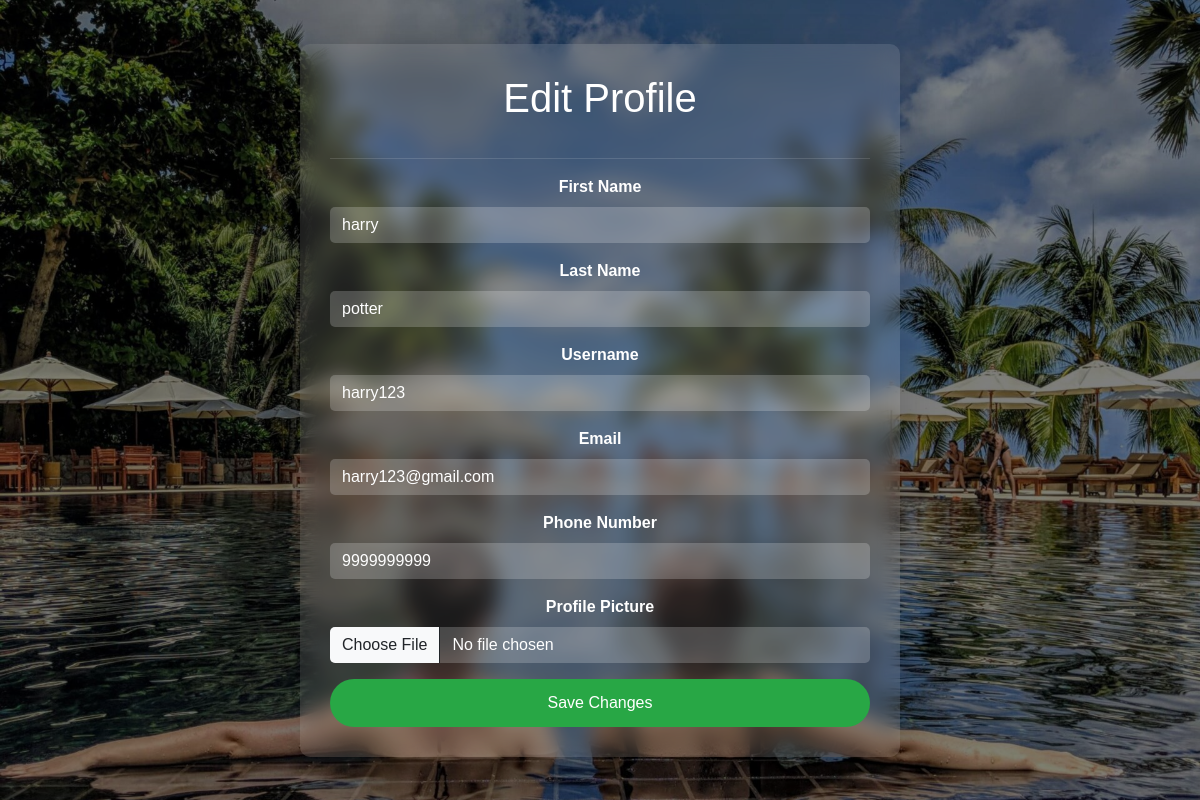
The page /accounts/edit_profile/ (signed in) on the database as committed earlier.
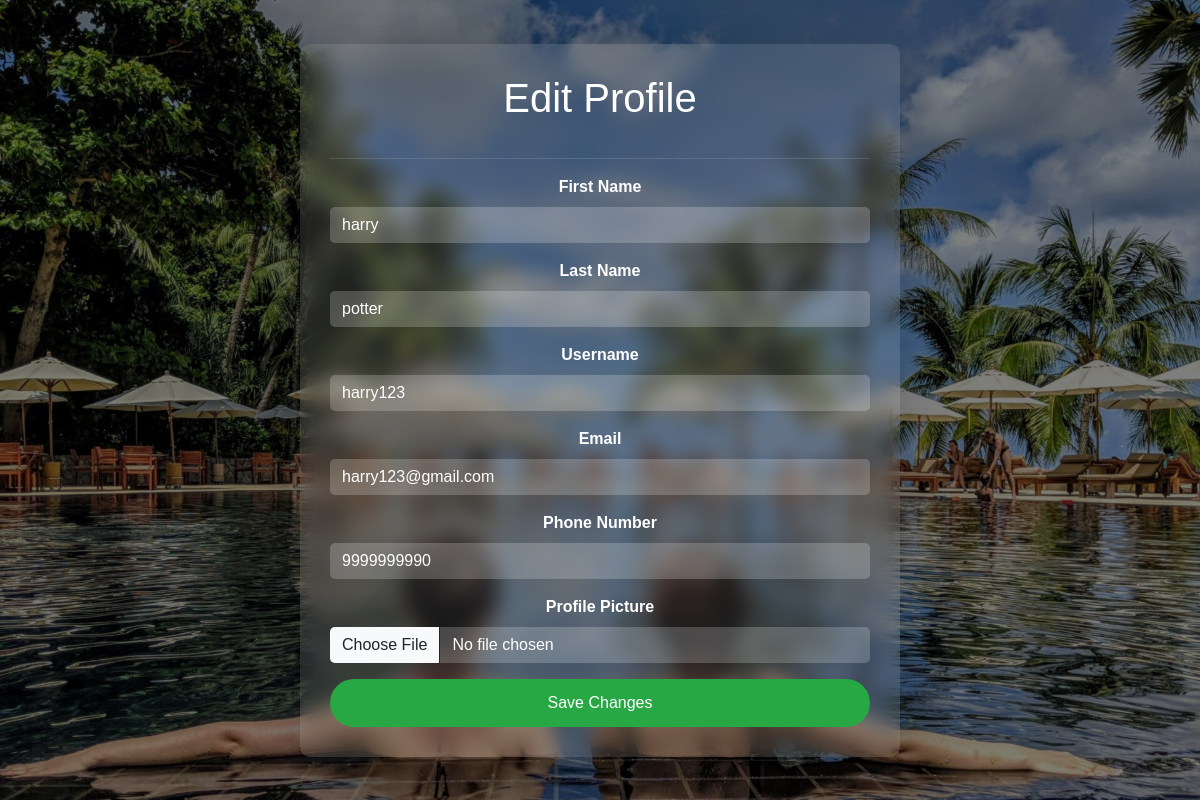
The same page on the database as committed later.
### accounts/models.py (models this page shows, shortened)
class Profile(models.Model):
    user = models.OneToOneField(User, on_delete=models.CASCADE)
    phone_number = models.CharField(max_length=10, blank=True, null=True)
    profile_picture = models.ImageField(upload_to='profile_pics/', blank=True, null=True)

### accounts/views.py (the view)
# urls.py: path('edit_profile/', views.edit_profile, name='edit_profile'),
@login_required(login_url='accounts:login_page')
def edit_profile(request):
    try:
        profile = request.user.profile
    except Profile.DoesNotExist:
        profile = Profile.objects.create(user=request.user)
    if request.method == 'POST':
        form = ProfileForm(request.POST, request.FILES, instance=profile)
        if form.is_valid():
            form.save()
            messages.success(request, 'Profile updated successfully', extra_tags='success')
            return redirect('accounts:profile')
    else:
        form = ProfileForm(instance=profile)
    context = {
        'form': form,
    }
    return render(request, 'accounts_templates/edit_profile.html', context)

### accounts/forms.py (shortened to what this page needs)
class ProfileForm(forms.ModelForm):
    first_name = forms.CharField(required=True)
    last_name = forms.CharField(required=True)
    username = forms.CharField(required=True)
    email = forms.EmailField(required=True)
    class Meta:
        model = Profile
        fields = ['first_name', 'last_name', 'username', 'email', 'phone_number', 'profile_picture']
    def __init__(self, *args, **kwargs):
        super(ProfileForm, self).__init__(*args, **kwargs)
        self.fields['first_name'].initial = self.instance.user.first_name
        self.fields['last_name'].initial = self.instance.user.last_name
        self.fields['username'].initial = self.instance.user.username
        self.fields['email'].initial = self.instance.user.email

### templates/accounts_templates/edit_profile.html (shortened to what this page needs)
<!DOCTYPE html>
<html lang="en">
<head>
    {% load static %}
    <link href="https://cdn.jsdelivr.net/npm/bootstrap@5.3.0/dist/css/bootstrap.min.css" rel="stylesheet">
    <link rel="stylesheet" href="{% static 'style.css' %}">
    <link rel="stylesheet" href="{% static 'styles.css' %}">
    <link rel="stylesheet" href="https://cdnjs.cloudflare.com/ajax/libs/font-awesome/6.7.2/css/all.min.css"
 />
</head>
<body>
    <div class="background-container"></div>
    {% block content %}
    <div class="edit-container">
        <div class="card shadow-lg">
            <h1>Edit Profile</h1>
            <hr>
            <form method="POST" enctype="multipart/form-data">
                <div class="mb-3">
                    <label for="first_name" class="form-label">First Name</label>
                    <input type="text" class="form-control" id="first_name" name="first_name" value="{{ form.first_name.value|default_if_none:'' }}" required>
                </div>
                <div class="mb-3">
                    <label for="last_name" class="form-label">Last Name</label>
                    <input type="text" class="form-control" id="last_name" name="last_name" value="{{ form.last_name.value|default_if_none:'' }}" required>
                </div>
                <div class="mb-3">
                    <label for="username" class="form-label">Username</label>
                    <input type="text" class="form-control" id="username" name="username" value="{{ form.username.value|default_if_none:'' }}" required>
                </div>
                <div class="mb-3">
                    <label for="email" class="form-label">Email</label>
                    <input type="email" class="form-control" id="email" name="email" value="{{ form.email.value|default_if_none:'' }}" required>
                </div>
                <div class="mb-3">
                    <label for="phone_number" class="form-label">Phone Number</label>
                    <input type="text" class="form-control" id="phone_number" name="phone_number" value="{{ form.phone_number.value|default_if_none:'' }}">
                </div>
                <div class="mb-3">
                    <label for="profile_picture" class="form-label">Profile Picture</label>
                    <input type="file" class="form-control" id="profile_picture" name="profile_picture">
                </div>
                <button type="submit" class="btn btn-success w-100">Save Changes</button>
            </form>
        </div>
    </div>
    {% endblock %}
</body>
</html>

Rows that differ between the two databases and show on the page:
changed Profile: phone_number "9999999999" → "9999999990"
